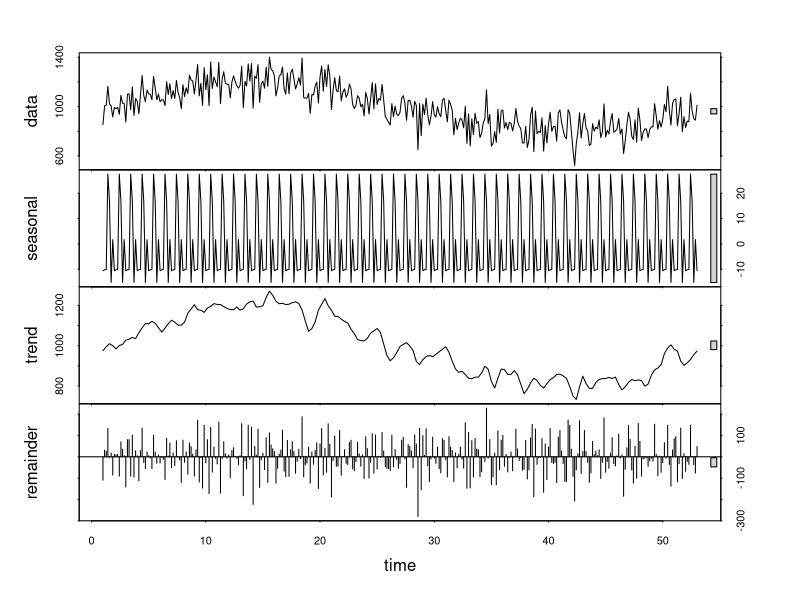
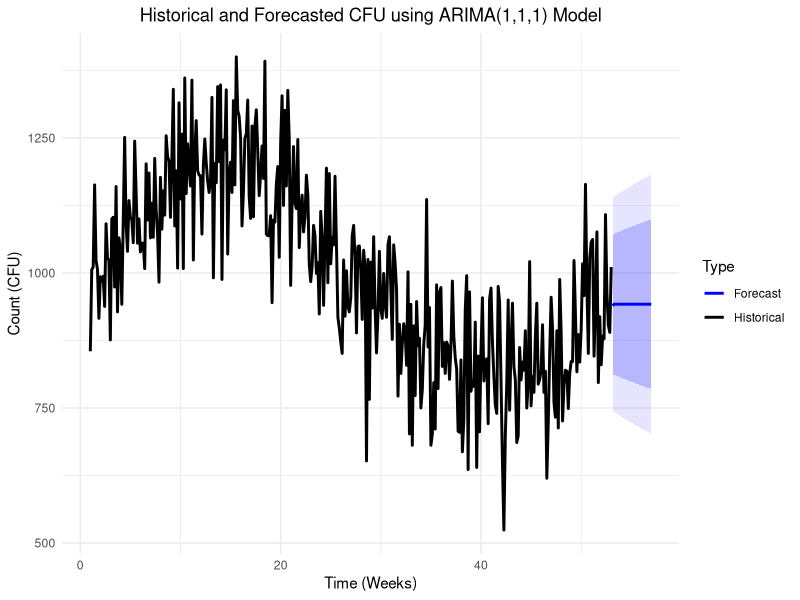

Source code (R) for these figures, in order:
## Packages
# Install necessary packages
install.packages("readr", "dplyr", "ggplot2", "tseries", "forecast")

# Load necessary packages
library(readr) ## Use to read read CSV file
library(dplyr) ## Use to manipulate data in a data frame
library(ggplot2) ## Use to create plots from data frames
library(tseries) ## Use to analyze time series data
library(forecast) ## Use to give forecasts from time series models


# Set working directory to data location and confirm working directory
setwd("SET DIRECTORY HERE")
getwd()

# Access csv file provided in readme for time vs. CFU data set
data <- read.csv("1_Year_CFU.csv", header = TRUE)
head(data)

# Determine metadata of data set
names(data)
str(data)
summary(data$CFU)
nrow(data)

# Clean data by removing rows where there is no CFU entry
data <- data[!is.na(data$CFU), ]

# Re-summarize data after cleaning
summary(data$CFU)
nrow(data)

## Time Series Analysis
# Create the time series object to prepare entries for time series analysis
if (nrow(data) > 0) {
  ts_data <- ts(data$CFU, frequency = 7)
  print(ts_data)
} else {
  cat("The dataset is empty after cleaning, or there is no numeric data in the data set.\n")
}

# Plot
# Decompose time series data to find categorical patterns in data
if (nrow(data) > 0) {
  decomposed <- stl(ts_data, s.window = "periodic")
  plot(decomposed)
  par(mar = c(4, 4, 2, 2))
}

# Use stationary (ADF) test to determine ARIMA model parameters
adf_test <- adf.test(ts_data, alternative = "stationary")
print(adf_test)

# Fit data to an ARIMA model
model <- auto.arima(ts_data)
summary(model)

# Forecast future data points and determine forecast accuracy
future_data <- forecast(model, h = 28)
accuracy(future_data)

# Extract ARIMA model parameters
arima_params <- paste("ARIMA(", model$arma[1], ",", model$arma[6], ",", model$arma[2], ")", sep="")

# Create a data frame to draw confidence intervals for future_data
future_df <- data.frame(
  Time = as.numeric(time(future_data$mean)),
  Forecast = as.numeric(future_data$mean),
  Lo80 = future_data$lower[, "80%"],
  Hi80 = future_data$upper[, "80%"],
  Lo95 = future_data$lower[, "95%"],
  Hi95 = future_data$upper[, "95%"]
)

# Combine historical and forecasted data
combined_df <- data.frame(
  Time = c(time(ts_data), as.numeric(time(future_data$mean))),
  Count = c(as.numeric(ts_data), as.numeric(future_data$mean)),
  Type = c(rep("Historical", length(ts_data)), rep("Forecast", length(future_data$mean)))
)

# Add confidence intervals to the forecasted data
combined_forecast_df <- future_df %>% 
  mutate(Type = "Forecast")

# Create a historical-forecasted time series plot
combined_plot <- ggplot() +
  geom_line(data = combined_df, aes(x = Time, y = Count, color = Type), size = 1) +
  geom_ribbon(data = combined_forecast_df, aes(x = Time, ymin = Lo95, ymax = Hi95), fill = "blue", alpha = 0.1, color = NA) +
  geom_ribbon(data = combined_forecast_df, aes(x = Time, ymin = Lo80, ymax = Hi80), fill = "blue", alpha = 0.2, color = NA) +
  labs(title = paste("Historical and Forecasted CFU using", arima_params, "Model"),
       x = "Time (Weeks)",
       y = "Count (CFU)") +
  scale_color_manual(values = c("Historical" = "black", "Forecast" = "blue")) +
  theme_minimal() +
  theme(plot.title = element_text(hjust = 0.5))

print(combined_plot)